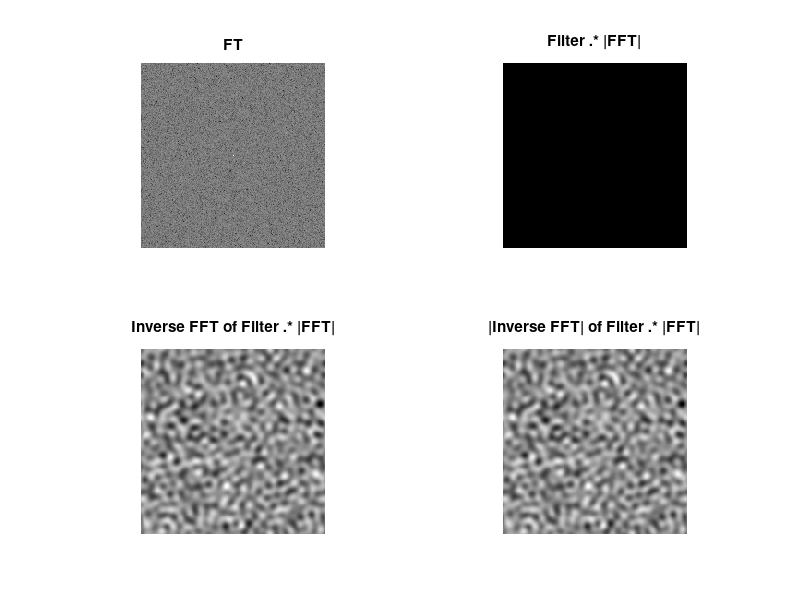

Here is the MATLAB script that generated this plot:
% BME 271 Fall 2017
% Tremor Reduction for Microsurgical Applications
% tremor: Master script that will allow the user to input line
% INPUTS:
%   NONE
% OUTPUTS:
%   NONE

R = round(rand(200));
R = im2bw(R);
Z = zeros(size(R,1));
origin = [round((size(Z,2)-1)/2+1) round((size(Z,1)-1)/2+1)]; % "center" of the matrix
rad = size(R,1)./10;
[x,y] = meshgrid((1:size(Z,2))-origin(1),(1:size(Z,1))-origin(2)); % grid
Z(sqrt(x.^2 + y.^2) <= rad) = 1; % set points inside the radius equal to one

F     = fft2(R);
M     = abs(F);
ML    = log(M);
Fsh   = fftshift(F);
FshM  = abs(Fsh);
FshML = log(FshM);

filt    = Z.*Fsh;
filtM   = abs(filt);
filtsh  = fftshift(filt);
filtshM = abs(filtsh);

ift     = ifft2(filtsh);
iftn    = ifft2(Fsh);
magift  = abs(ift);
filtlog = log(filt);

figure(2)
subplot(2,2,1)
imshow(log(FshM),[]), title('FT')
subplot(2,2,2)
imshow(log(filtM),[]), title('Filter .* |FFT|')
subplot(2,2,3)
imshow(ift,[]), title('Inverse FFT of Filter .* |FFT|')
subplot(2,2,4)
imshow(magift,[]), title('|Inverse FFT| of Filter .* |FFT|')